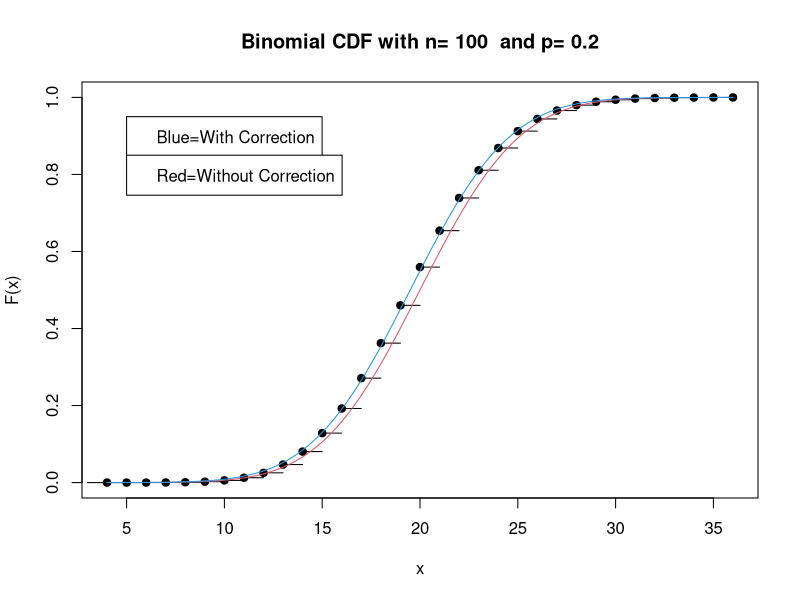

Here is the R script that generated this plot:

binomapprox=function(n,p)
{ # draws  the binomial cdf and normal approximation
mu=n*p
stdev=sqrt(n*p*(1-p))
left=floor(max(0,mu-4*stdev))
#left=28
right=ceiling(mu+4*stdev)
#right=36
plot(c(left,right),c(0,1),type="n",xlab="x",
#plot(c(left,right),c(.97,1),type="n",xlab="x",
ylab="F(x)",main=paste("Binomial CDF with n=",n," and p=",p))
for (i in left:right) {lines(c(i-1,i),c(pbinom(i-1,n,p),pbinom(i-1,n,p)))
points(i,pbinom(i,n,p),pch=19)}
x=seq(left,right,length=1001)
lines(x,pnorm(x,mean=mu,sd=stdev),col=2)
lines(x,pnorm(x+1/2,mean=mu,sd=stdev),col=4)
legend(5,.95,"Blue=With Correction")
legend(5,.85,"Red=Without Correction")
}
binomapprox(100,.2)

 
